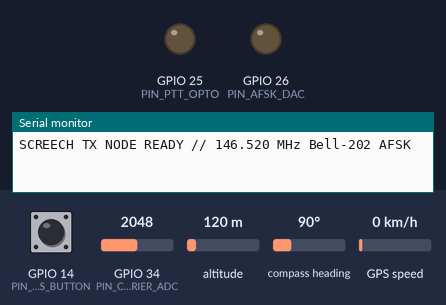
Bench run of a sketch on a simulated ESP32. Parts: output pins drawn as LEDs (lit = HIGH), the last lines printed to the serial monitor. The test bench sets the inputs (shaded band); at power-on: GPIO 14 (PIN_SOS_BUTTON) HIGH, GPIO 34 (PIN_CARRIER_ADC) = 2048, altitude 120 m, compass heading 90°, GPS speed 0 km/h. The GPS gets a fix after 3 s at 37.7749, -122.4194 with 8 satellites.

Above: at 1.2 s.
1.3 s: GPIO 14 (PIN_SOS_BUTTON) pulled LOW for 0.15 s
At 1.9 s:
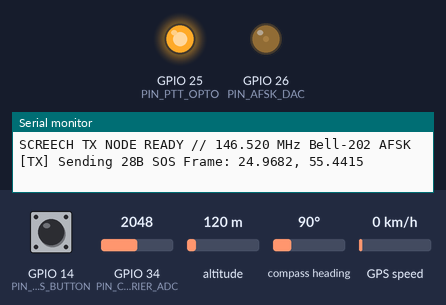
Timing chart, 0 to 1.5 s (numbered marks = the images above; inputs shaded):
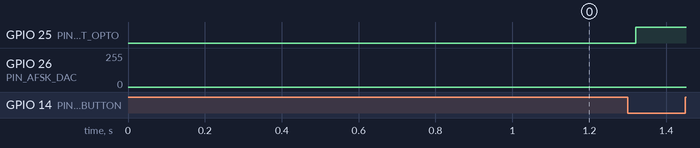

The sketch:

screech_tx_node.ino
```cpp
// (licence header left out)
#include <Arduino.h>
#include <TinyGPSPlus.h>
#include <HardwareSerial.h>
#include <math.h>

// --- HARDWARE PINOUT ($2 TRRS INTERFACE) ---
#define PIN_PTT_OPTO       25   // Drives PC817 Optocoupler LED -> shorts Walkie-Talkie Mic/PTT to GND
#define PIN_AFSK_DAC       26   // DAC1 -> 10uF DC-blocking cap -> 10k/1k divider -> Radio MIC IN
#define PIN_CARRIER_ADC    34   // Radio Speaker Out -> 10uF cap -> 1.65V bias -> ADC1_CH6 (Carrier Sense)
#define PIN_SOS_BUTTON     14   // Tactile Emergency SOS Button (Active LOW)
#define PIN_FRIDGE_ADC     35   // DS18B20 / NTC Thermistor for Clinic_01 Vaccine Fridge
#define PIN_GPS_RX         16   // NEO-6M GPS UART RX
#define PIN_GPS_TX         17   // NEO-6M GPS UART TX

// --- PROTOCOL & MODEM CONSTANTS ---
#define NODE_ID            0x0001
#define SAMPLE_RATE_HZ     44100
#define MARK_FREQ_HZ       1200
#define SPACE_FREQ_HZ      2200
#define BAUD_RATE          300
#define PTT_FRONT_PORCH_MS 500
#define SQUELCH_RMS_LIMIT  48   // 12-bit ADC RMS delta threshold for Listen-Before-Talk
#define FRAME_LEN          28
#define RS_NSYM            8

// --- GALOIS FIELD GF(2^8) TABLES (0x11D) ---
static uint8_t gf_exp[512];
static uint8_t gf_log[256];
static uint8_t rs_gen[RS_NSYM + 1];

// --- 64-SAMPLE SINE LUT FOR TIMER-INTERRUPT DDS ---
static uint8_t sine_lut[64];
volatile uint32_t dds_phase_acc = 0;
volatile uint32_t dds_phase_inc = 0;
hw_timer_t* afsk_timer = nullptr;

TinyGPSPlus gps;
HardwareSerial GPS_Serial(2);

void IRAM_ATTR onAfskTimer() {
  dds_phase_acc += dds_phase_inc;
  uint8_t idx = (dds_phase_acc >> 26) & 0x3F;
  dacWrite(PIN_AFSK_DAC, sine_lut[idx]);
}

void initGaloisField() {
  uint16_t x = 1;
  for (int i = 0; i < 255; i++) {
    gf_exp[i] = (uint8_t)x;
    gf_log[x] = (uint8_t)i;
    x <<= 1;
    if (x & 0x100) x ^= 0x11D;
  }
  for (int i = 255; i < 512; i++) {
    gf_exp[i] = gf_exp[i - 255];
  }
  // Build RS(25,17) generator polynomial
  memset(rs_gen, 0, sizeof(rs_gen));
  rs_gen[0] = 1;
  uint8_t deg = 1;
  for (int i = 0; i < RS_NSYM; i++) {
    uint8_t root = gf_exp[i];
    for (int j = deg; j > 0; j--) {
      uint8_t mul = (rs_gen[j - 1] == 0) ? 0 : gf_exp[gf_log[rs_gen[j - 1]] + gf_log[root]];
      rs_gen[j] = rs_gen[j - 1] ^ ((rs_gen[j] == 0) ? 0 : gf_exp[gf_log[rs_gen[j]] + 0]);
      // Multiply polynomial by (x - alpha^i)
    }
    deg++;
  }
  // Exact polynomial multiplication g(x) *= (x + alpha^i)
  uint8_t g[RS_NSYM + 1] = {1, 0};
  int glen = 1;
  for (int i = 0; i < RS_NSYM; i++) {
    uint8_t a = gf_exp[i];
    for (int j = glen; j >= 1; j--) {
      uint8_t prod = (g[j] == 0 || a == 0) ? 0 : gf_exp[gf_log[g[j]] + gf_log[a]];
      g[j] = g[j - 1] ^ prod;
    }
    g[0] = (g[0] == 0 || a == 0) ? 0 : gf_exp[gf_log[g[0]] + gf_log[a]];
    glen++;
  }
  for (int i = 0; i <= RS_NSYM; i++) {
    rs_gen[i] = g[RS_NSYM - i];
  }
}

uint8_t gfMul(uint8_t a, uint8_t b) {
  if (a == 0 || b == 0) return 0;
  return gf_exp[gf_log[a] + gf_log[b]];
}

uint16_t crc16_ccitt(const uint8_t* data, size_t len) {
  uint16_t crc = 0xFFFF;
  for (size_t i = 0; i < len; i++) {
    crc ^= ((uint16_t)data[i] << 8);
    for (uint8_t bit = 0; bit < 8; bit++) {
      if (crc & 0x8000) crc = (crc << 1) ^ 0x1021;
      else crc <<= 1;
    }
  }
  return crc;
}

void rsEncodeBlock(const uint8_t* msg, size_t msgLen, uint8_t* outParity) {
  uint8_t buf[32] = {0};
  memcpy(buf, msg, msgLen);
  for (size_t i = 0; i < msgLen; i++) {
    uint8_t coef = buf[i];
    if (coef != 0) {
      for (int j = 1; j <= RS_NSYM; j++) {
        buf[i + j] ^= gfMul(rs_gen[j], coef);
      }
    }
  }
  memcpy(outParity, &buf[msgLen], RS_NSYM);
}

void setToneFreq(uint32_t freqHz) {
  // Phase increment for 32-bit accumulator at 44100 Hz interrupt rate
  dds_phase_inc = (uint32_t)(((uint64_t)freqHz << 32) / SAMPLE_RATE_HZ);
}

bool waitForChannelClear(uint32_t timeoutMs) {
  uint32_t start = millis();
  while (millis() - start < timeoutMs) {
    int32_t sum = 0;
    int32_t samples[64];
    for (int i = 0; i < 64; i++) {
      samples[i] = analogRead(PIN_CARRIER_ADC);
      sum += samples[i];
      delayMicroseconds(200);
    }
    int32_t mean = sum / 64;
    uint32_t sqSum = 0;
    for (int i = 0; i < 64; i++) {
      int32_t d = samples[i] - mean;
      sqSum += (uint32_t)(d * d);
    }
    uint32_t rms = (uint32_t)sqrt((double)sqSum / 64.0);
    if (rms < SQUELCH_RMS_LIMIT) {
      return true; // Channel clear
    }
    delay(150); // CARRIER_BUSY_WAIT backoff
  }
  return false;
}

void sendAfskBit(uint8_t bitVal) {
  setToneFreq(bitVal ? MARK_FREQ_HZ : SPACE_FREQ_HZ);
  delayMicroseconds(1000000UL / BAUD_RATE);
}

void transmitFrame(const uint8_t* frame28) {
  if (!waitForChannelClear(5000)) {
    Serial.println("[LBT] CARRIER_BUSY_WAIT timeout - aborting TX to avoid stepping on voice.");
    return;
  }

  // 1. Key Walkie-Talkie PTT via PC817 Optocoupler
  digitalWrite(PIN_PTT_OPTO, HIGH);
  setToneFreq(MARK_FREQ_HZ);
  timerAlarmEnable(afsk_timer);

  // 2. Mandatory 500ms Front-Porch Carrier for analog squelch relay open
  delay(PTT_FRONT_PORCH_MS);

  // 3. 4 idle mark bits + 28 bytes UART 8N1 AFSK burst
  for (int i = 0; i < 4; i++) sendAfskBit(1);
  for (int i = 0; i < FRAME_LEN; i++) {
    uint8_t b = frame28[i];
    sendAfskBit(0); // Start bit
    for (int bit = 0; bit < 8; bit++) {
      sendAfskBit((b >> bit) & 1);
    }
    sendAfskBit(1); // Stop bit
  }

  // 4. 80ms Mark trailer + Release PTT
  setToneFreq(MARK_FREQ_HZ);
  delay(80);
  timerAlarmDisable(afsk_timer);
  dacWrite(PIN_AFSK_DAC, 128);
  digitalWrite(PIN_PTT_OPTO, LOW);
}

void buildSosFrame(float lat, float lon, uint32_t epochSec, uint8_t* frame) {
  frame[0] = 0xAA;
  frame[1] = 0xAA;
  frame[2] = 0x7E;
  frame[3] = 0x01; // Medic GPS SOS
  frame[4] = (NODE_ID >> 8) & 0xFF;
  frame[5] = NODE_ID & 0xFF;
  frame[6] = (epochSec >> 24) & 0xFF;
  frame[7] = (epochSec >> 16) & 0xFF;
  frame[8] = (epochSec >> 8) & 0xFF;
  frame[9] = epochSec & 0xFF;

  uint32_t latBits, lonBits;
  memcpy(&latBits, &lat, 4);
  memcpy(&lonBits, &lon, 4);
  frame[10] = (latBits >> 24) & 0xFF; frame[11] = (latBits >> 16) & 0xFF;
  frame[12] = (latBits >> 8) & 0xFF;  frame[13] = latBits & 0xFF;
  frame[14] = (lonBits >> 24) & 0xFF; frame[15] = (lonBits >> 16) & 0xFF;
  frame[16] = (lonBits >> 8) & 0xFF;  frame[17] = lonBits & 0xFF;

  uint16_t crc = crc16_ccitt(&frame[3], 15);
  frame[18] = (crc >> 8) & 0xFF;
  frame[19] = crc & 0xFF;

  rsEncodeBlock(&frame[3], 17, &frame[20]);
}

void setup() {
  Serial.begin(115200);
  GPS_Serial.begin(9600, SERIAL_8N1, PIN_GPS_RX, PIN_GPS_TX);
  pinMode(PIN_PTT_OPTO, OUTPUT);
  pinMode(PIN_SOS_BUTTON, INPUT_PULLUP);
  digitalWrite(PIN_PTT_OPTO, LOW);

  for (int i = 0; i < 64; i++) {
    sine_lut[i] = (uint8_t)(128 + 110 * sin((2.0 * PI * i) / 64.0));
  }
  initGaloisField();

  afsk_timer = timerBegin(0, 80, true); // 1 MHz tick
  timerAttachInterrupt(afsk_timer, &onAfskTimer, true);
  timerAlarmWrite(afsk_timer, 1000000UL / SAMPLE_RATE_HZ, true);
  Serial.println("SCREECH TX NODE READY // 146.520 MHz Bell-202 AFSK");
}

void loop() {
  while (GPS_Serial.available() > 0) {
    gps.encode(GPS_Serial.read());
  }

  if (digitalRead(PIN_SOS_BUTTON) == LOW) {
    float lat = gps.location.isValid() ? (float)gps.location.lat() : 24.9682f;
    float lon = gps.location.isValid() ? (float)gps.location.lng() : 55.4415f;
    uint32_t ts = 1794855979UL + (millis() / 1000UL);

    uint8_t frame[FRAME_LEN];
    buildSosFrame(lat, lon, ts, frame);
    Serial.printf("[TX] Sending 28B SOS Frame: %.4f, %.4f\n", lat, lon);
    transmitFrame(frame);
    delay(2000);
  }
}
```
